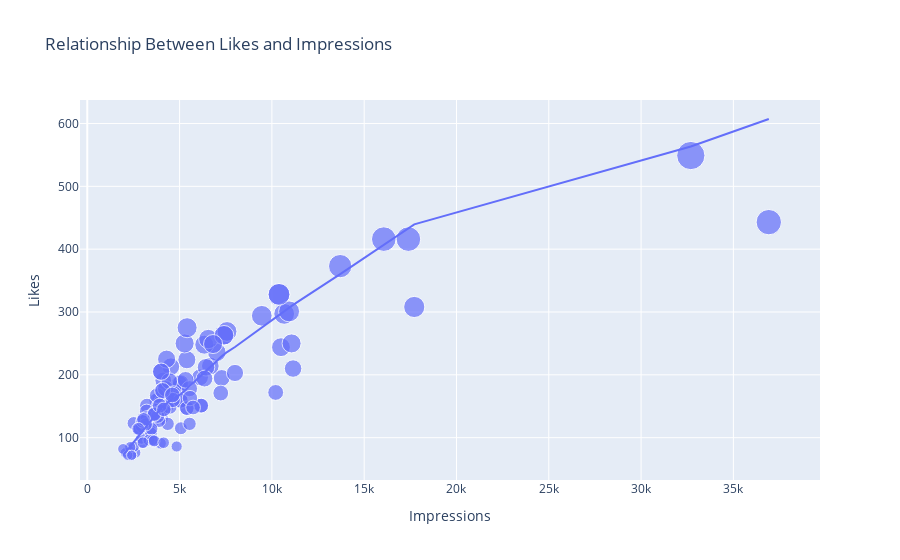

This figure's notebook cell:
### Markdown cell above
RELATION BETWEEN LIKES AND IMPRESSIONS

### Code cell
figure = px.scatter(data_frame = df, x="Impressions",y="Likes", size="Likes", trendline="lowess", title = "Relationship Between Likes and Impressions")
figure.show()
